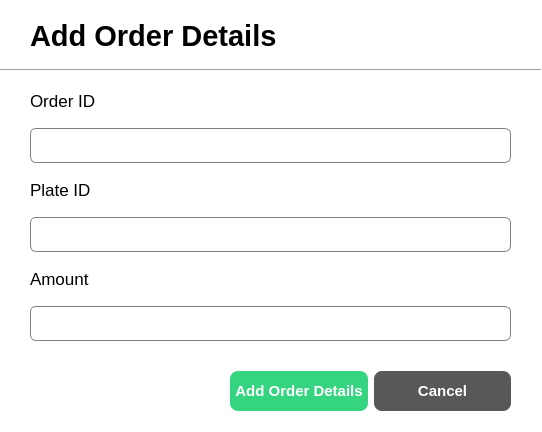
<?xml version="1.0" encoding="UTF-8"?>
<ui version="4.0">
 <class>AddPedidoDetallesDialog</class>
 <widget class="QDialog" name="AddPedidoDetallesDialog">
  <property name="geometry">
   <rect>
    <x>0</x>
    <y>0</y>
    <width>542</width>
    <height>432</height>
   </rect>
  </property>
  <property name="windowTitle">
   <string>Dialog</string>
  </property>
  <property name="styleSheet">
   <string notr="true">QDialog{
	background-color: white;
}

QLineEdit{
	border: 1px solid gray;
	border-radius: 6px;
	padding-left: 15px;
height: 35px;
}

</string>
  </property>
  <widget class="QLabel" name="label">
   <property name="geometry">
    <rect>
     <x>30</x>
     <y>20</y>
     <width>261</width>
     <height>31</height>
    </rect>
   </property>
   <property name="font">
    <font>
     <pointsize>22</pointsize>
     <bold>true</bold>
    </font>
   </property>
   <property name="text">
    <string>Add Order Details</string>
   </property>
  </widget>
  <widget class="QWidget" name="layoutWidget">
   <property name="geometry">
    <rect>
     <x>30</x>
     <y>80</y>
     <width>481</width>
     <height>261</height>
    </rect>
   </property>
   <layout class="QVBoxLayout" name="verticalLayout_5">
    <item>
     <layout class="QVBoxLayout" name="verticalLayout">
      <item>
       <widget class="QLabel" name="label_2">
        <property name="font">
         <font>
          <pointsize>13</pointsize>
         </font>
        </property>
        <property name="text">
         <string>Order ID</string>
        </property>
       </widget>
      </item>
      <item>
       <widget class="QLineEdit" name="lineEdit_orderID">
        <property name="minimumSize">
         <size>
          <width>0</width>
          <height>35</height>
         </size>
        </property>
        <property name="maximumSize">
         <size>
          <width>16777215</width>
          <height>35</height>
         </size>
        </property>
       </widget>
      </item>
     </layout>
    </item>
    <item>
     <layout class="QVBoxLayout" name="verticalLayout_2">
      <item>
       <widget class="QLabel" name="label_3">
        <property name="font">
         <font>
          <pointsize>13</pointsize>
         </font>
        </property>
        <property name="text">
         <string>Plate ID</string>
        </property>
       </widget>
      </item>
      <item>
       <widget class="QLineEdit" name="lineEdit_plateID">
        <property name="minimumSize">
         <size>
          <width>0</width>
          <height>35</height>
         </size>
        </property>
        <property name="maximumSize">
         <size>
          <width>16777215</width>
          <height>35</height>
         </size>
        </property>
       </widget>
      </item>
     </layout>
    </item>
    <item>
     <layout class="QVBoxLayout" name="verticalLayout_3">
      <item>
       <widget class="QLabel" name="label_4">
        <property name="font">
         <font>
          <pointsize>13</pointsize>
         </font>
        </property>
        <property name="text">
         <string>Amount</string>
        </property>
       </widget>
      </item>
      <item>
       <widget class="QLineEdit" name="lineEdit_amount">
        <property name="minimumSize">
         <size>
          <width>0</width>
          <height>35</height>
         </size>
        </property>
        <property name="maximumSize">
         <size>
          <width>16777215</width>
          <height>35</height>
         </size>
        </property>
       </widget>
      </item>
     </layout>
    </item>
   </layout>
  </widget>
  <widget class="QWidget" name="layoutWidget">
   <property name="geometry">
    <rect>
     <x>230</x>
     <y>370</y>
     <width>281</width>
     <height>42</height>
    </rect>
   </property>
   <layout class="QHBoxLayout" name="horizontalLayout">
    <item>
     <widget class="QPushButton" name="btn_addOrderDetails">
      <property name="minimumSize">
       <size>
        <width>0</width>
        <height>40</height>
       </size>
      </property>
      <property name="styleSheet">
       <string notr="true">QPushButton{
	background-color: #34D481;
	color: white;
	border: none;
	border-radius: 8px;
	font-weight: bold;
	font-size: 15px
}</string>
      </property>
      <property name="text">
       <string>Add Order Details</string>
      </property>
     </widget>
    </item>
    <item>
     <widget class="QPushButton" name="btn_cancel">
      <property name="minimumSize">
       <size>
        <width>0</width>
        <height>40</height>
       </size>
      </property>
      <property name="styleSheet">
       <string notr="true">QPushButton{
	background-color: #585858;
	color: white;
	border: none;
	border-radius: 8px;
	font-weight: bold;
	font-size: 15px
}</string>
      </property>
      <property name="text">
       <string>Cancel</string>
      </property>
     </widget>
    </item>
   </layout>
  </widget>
  <widget class="Line" name="line">
   <property name="geometry">
    <rect>
     <x>0</x>
     <y>60</y>
     <width>541</width>
     <height>20</height>
    </rect>
   </property>
   <property name="orientation">
    <enum>Qt::Orientation::Horizontal</enum>
   </property>
  </widget>
 </widget>
 <resources/>
 <connections/>
</ui>
